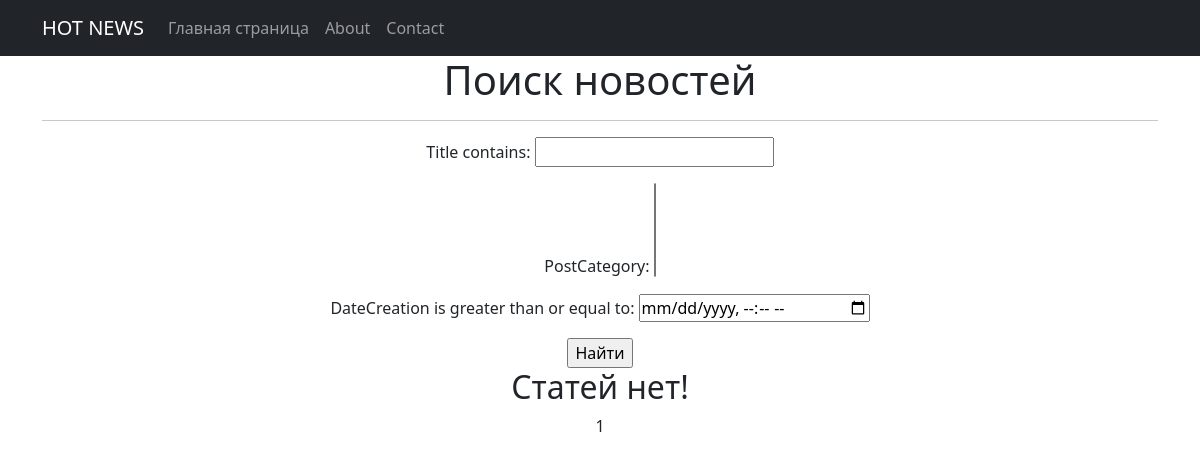
The page /news/search/ on the database as committed earlier.
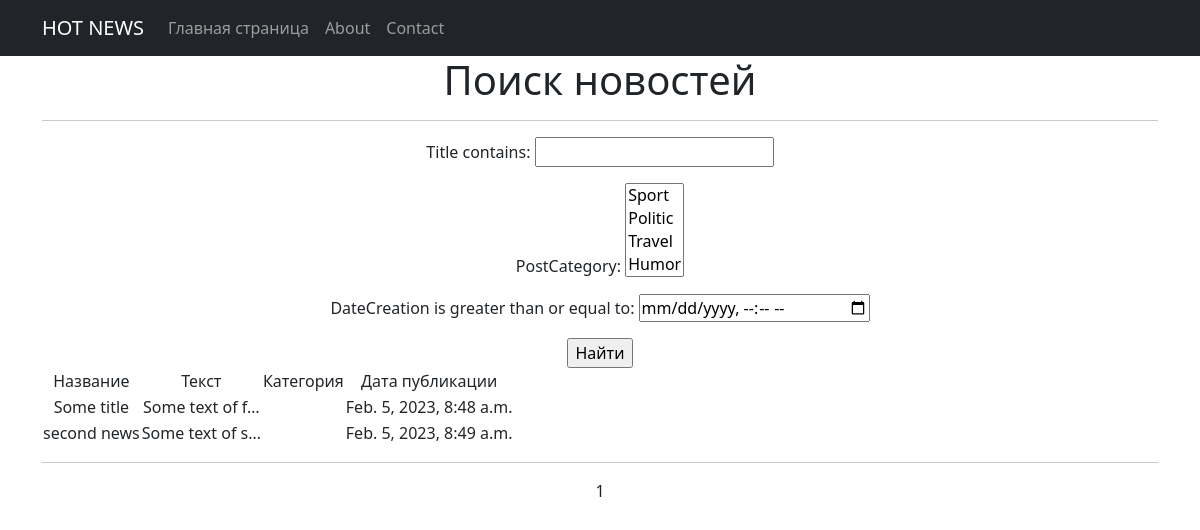
The same page on the database as committed later.
### news/models.py (models this page shows, shortened)
class Post(models.Model):
    author = models.ForeignKey(Author, to_field='authorUser_id', on_delete=models.CASCADE)
    NEWS = 'NE'
    ARTICLE = 'AR'
    CATEGORY_CHOISE = (
        (NEWS, 'Новость'),
        (ARTICLE, 'Статья'),
    )
    category_type = models.CharField(max_length=2, choices=CATEGORY_CHOISE, default=ARTICLE)
    dateCreation = models.DateTimeField(auto_now_add=True)
    postCategory = models.ManyToManyField(Category, through='PostCategory')
    title = models.CharField(max_length=128)
    text = models.TextField()
    rating = models.SmallIntegerField(default=0)

### news/views.py (the view)
# urls.py: path('news/search/', PostSearch.as_view()),
class PostSearch(ListView):
    model = Post
    ordering = ['title']
    template_name = 'search.html'
    context_object_name = 'posts'
    paginate_by = 3
    def get_queryset(self):
        queryset = super().get_queryset()
        self.filterset = PostFilter(self.request.GET, queryset)
        return self.filterset.qs
    def get_context_data(self, **kwargs):
        context = super().get_context_data(**kwargs)
        context['filterset'] = self.filterset
        context['time_now'] = datetime.utcnow()
        return context

### news/models.py (called while the page is built)
    def __str__(self):
        return f'{self.name}'

### news/templatetags/custom_filters.py (called while the page is built)
@register.filter()
def censor(value):
    if not isinstance(value, str):
        raise TypeError("Value must be a string")
    else:
        bad_words = ['badword1', 'badword2', 'badword3']
        words = value.split()
        for i, word in enumerate(words):
            if word.lower() in bad_words:
                words[i] = word[0] + "*" * (len(word) - 1)
        return " ".join(words)

### templates/search.html (shortened to what this page needs)
{% extends 'flatpages/default.html' %}
{% load custom_filters %}
{% load custom_tags %}
{% block content %}
<h1> Поиск новостей </h1>
<hr>
   <form action="" method="get">
       {{ filterset.form.as_p }}
   <input type="submit" value="Найти" />
   </form>
   {% if posts %}
       <table>
           <tr>
               <td>Название</td>
               <td>Текст</td>
               <td>Категория</td>
               <td>Дата публикации </td>
           </tr>
           {% for post in posts %}
           <tr>
               <td>{{ post.title}}</td>
               <td>{{ post.text|censor|truncatechars:15 }}</td>
               <td></td>
               <td>{{ post.dateCreation }}</td>
           </tr>
           {% endfor %}
       </table>
<hr>
   {% else %}
       <h2>Статей нет!</h2>
   {% endif %}
   {{ page_obj.number }}
{% endblock content %}

Rows that differ between the two databases and show on the page:
added Post: title "Some title", text|censor "Some text of f…", dateCreation "Feb. 5, 2023, 8:48 a.m."
added Post: title "second news", text|censor "Some text of s…", dateCreation "Feb. 5, 2023, 8:49 a.m."
Other text that changed with them:
form field postCategory: (not shown) → "Sport / Politic / Travel / Humor"
text no longer shown: "Статей нет!"
text now shown: "Название Текст Категория Дата публикации"
